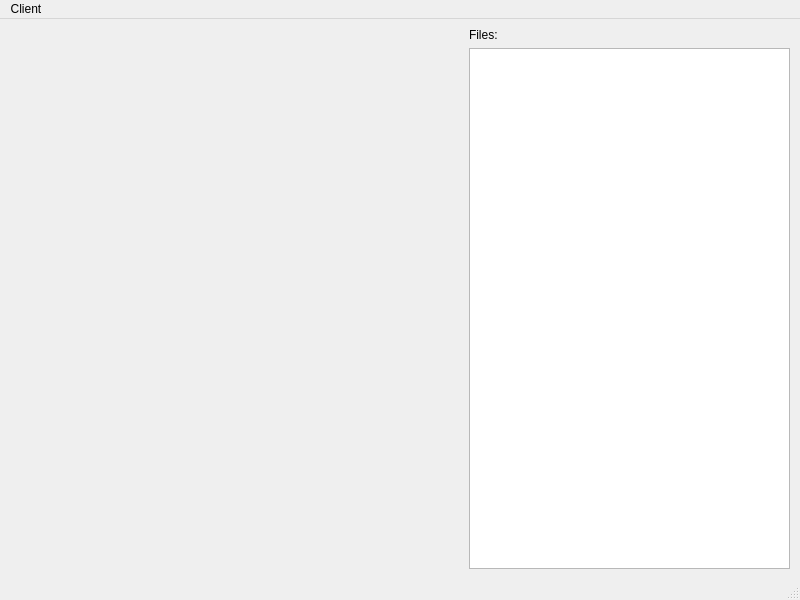
<?xml version="1.0" encoding="UTF-8"?>
<ui version="4.0">
 <class>MainWindow</class>
 <widget class="QMainWindow" name="MainWindow">
  <property name="geometry">
   <rect>
    <x>0</x>
    <y>0</y>
    <width>800</width>
    <height>600</height>
   </rect>
  </property>
  <property name="windowTitle">
   <string>Client</string>
  </property>
  <widget class="QWidget" name="centralwidget">
   <widget class="QWidget" name="verticalLayoutWidget">
    <property name="geometry">
     <rect>
      <x>469</x>
      <y>9</y>
      <width>321</width>
      <height>541</height>
     </rect>
    </property>
    <layout class="QVBoxLayout" name="verticalLayout">
     <item>
      <widget class="QLabel" name="label_files">
       <property name="text">
        <string>Files:</string>
       </property>
      </widget>
     </item>
     <item>
      <widget class="QListWidget" name="list_files"/>
     </item>
    </layout>
   </widget>
   <widget class="QWidget" name="verticalLayoutWidget_2">
    <property name="geometry">
     <rect>
      <x>100</x>
      <y>50</y>
      <width>341</width>
      <height>101</height>
     </rect>
    </property>
    <layout class="QVBoxLayout" name="verticalLayout_2">
     <item>
      <widget class="QLabel" name="label_connection_status">
       <property name="text">
        <string/>
       </property>
      </widget>
     </item>
     <item>
      <widget class="QLabel" name="label_receive_status">
       <property name="text">
        <string/>
       </property>
      </widget>
     </item>
     <item>
      <widget class="QLabel" name="label_sending_status">
       <property name="text">
        <string/>
       </property>
      </widget>
     </item>
    </layout>
   </widget>
  </widget>
  <widget class="QMenuBar" name="menubar">
   <property name="geometry">
    <rect>
     <x>0</x>
     <y>0</y>
     <width>800</width>
     <height>21</height>
    </rect>
   </property>
   <widget class="QMenu" name="menuClient">
    <property name="title">
     <string>Client</string>
    </property>
   </widget>
   <addaction name="menuClient"/>
  </widget>
  <widget class="QStatusBar" name="statusbar"/>
 </widget>
 <resources/>
 <connections/>
</ui>
